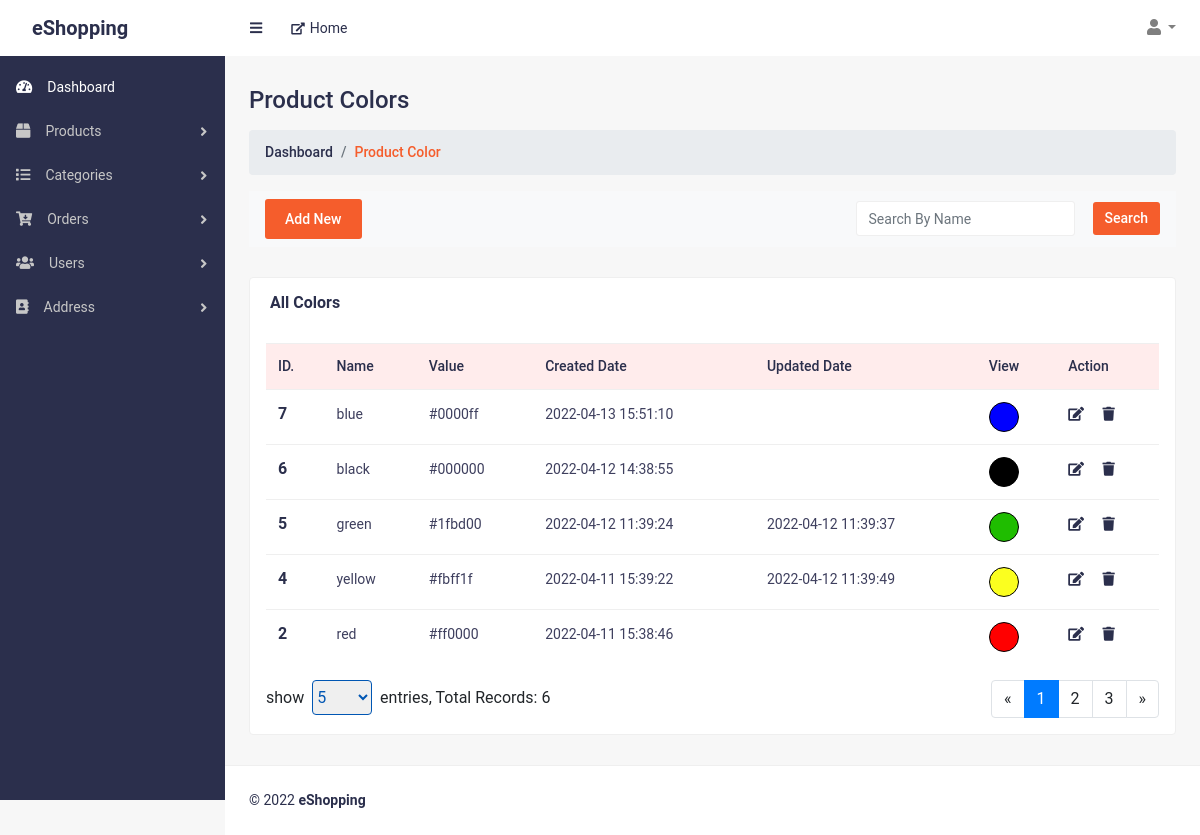
Before: /product_color.php (signed in) with the older database file.
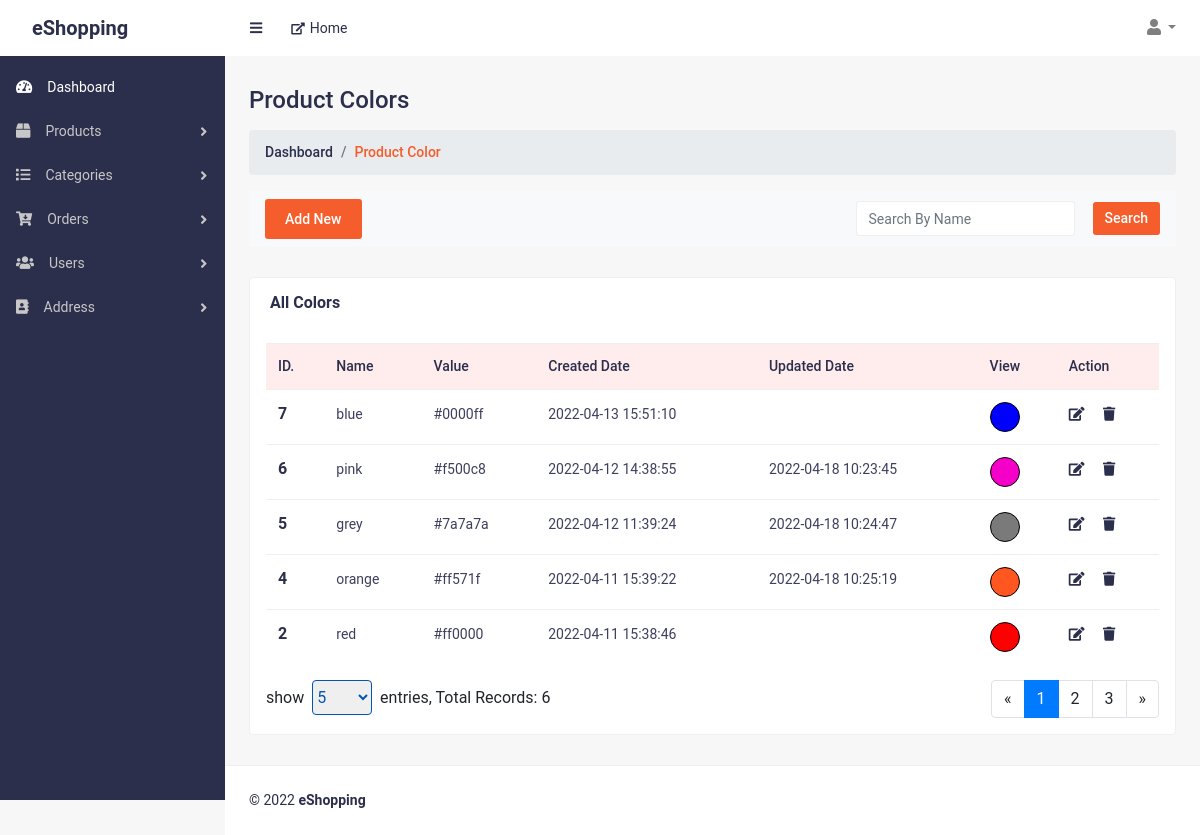
After: the same page with the newer database file.
### tables this page shows
CREATE TABLE `productcolor` (
  `id` int(11) NOT NULL,
  `colorName` varchar(50) NOT NULL,
  `colorCode` varchar(50) NOT NULL,
  `modifiedDate` datetime DEFAULT NULL,
  `createdDate` datetime DEFAULT NULL,
  `status` tinyint(2) NOT NULL DEFAULT 0
);

### handler/dbHandler.php (called while the page is built, shortened)
<?php
class DBConnection
{
    private $hostname = "localhost";
    private $username = "root";
    private $password = "";
    private $database = "eshopping";
    private $conn;
    function __construct()
    {
        $this->conn = new mysqli($this->hostname, $this->username, $this->password, $this->database);
    }
    function getConnection()
    {
        return $this->conn;
    }
}

### handler/productHandler.php (called while the page is built, shortened)
<?php
require_once("dbHandler.php");
class ProductHandler extends DBConnection
{
    function getColors($search, $page, $show)
    {
        $search_ = ($search == '') ? 1 : "colorName LIKE '%" . $search . "%'";
        $sql = "SELECT * FROM productcolor WHERE $search_ AND status=0 ORDER BY id DESC LIMIT $page, $show";
        $result = $this->getConnection()->query($sql);
        $records = [];
        if ($result->num_rows > 0) {
            while ($row = $result->fetch_assoc()) {
                array_push($records, $row);
            }
        } else {
            $records = [];
        }
        return $records;
    }
}

### product_color.php (the view, shortened to what the rows shown need)
<?php
require("./handler/productHandler.php");
$obj = new ProductHandler();
$currntPage = 1;
$showRecords = 5;
$search = '';
$colors = $obj->getColors($search, (($currntPage - 1) * $showRecords), $showRecords);
?>
<!DOCTYPE html>
<html lang="en">
<head>
    <link href="css/styles.css" rel="stylesheet">
    <link href="css/admin-style.css" rel="stylesheet">
    <link href="vendor/bootstrap/css/bootstrap.min.css" rel="stylesheet">
    <link href="vendor/fontawesome-free/css/all.min.css" rel="stylesheet">
</head>
<body class="sb-nav-fixed">
    <div id="layoutSidenav">
        <div id="layoutSidenav_content">
            <main>
                <div class="container-fluid">
                    <h2 class="mt-30 page-title">Product Colors</h2>
                    <div class="row justify-content-between">
                        <div class="col-lg-12 col-md-12">
                            <div class="card card-static-2 mt-30 mb-30">
                                <div class="card-body-table px-3">
                                    <div class="table-responsive">
                                        <table class="table ucp-table table-hover">
                                            <thead>
                                                <tr>
                                                    <th>ID.</th>
                                                    <th>Name</th>
                                                    <th>Value</th>
                                                    <th>Created Date</th>
                                                    <th>Updated Date</th>
                                                    <th>View</th>
                                                    <th>Action</th>
                                                </tr>
                                            </thead>
                                            <tbody>
                                                <?php
                                                if (count($colors) > 0) {
                                                    foreach ($colors as $color) {
                                                ?>
                                                        <tr>
                                                            <th><?= $color["id"] ?></th>
                                                            <td><?= $color["colorName"] ?></td>
                                                            <td><?= $color["colorCode"] ?></td>
                                                            <td><?= $color["createdDate"] ?></td>
                                                            <td><?= $color["modifiedDate"] ?></td>
                                                            <td>
                                                                <div class="colorview" style="background-color: <?= $color["colorCode"] ?>;"></div>
                                                            </td>
                                                            <td class="action-btns">
                                                                <a href="add_color.php?edit=<?= $color["id"] ?>" style="cursor: pointer;" class="edit-btn"><i class="fas fa-edit"></i></a>&nbsp;
                                                                <a href="./handler/requestHandler.php?dColor=<?= $color["id"] ?>" style="cursor: pointer;" class="edit-btn deleteRow"><i class="fas fa-trash"></i></a>
                                                            </td>
                                                        </tr>
                                                <?php
                                                    }
                                                } else {
                                                    echo "<tr><td colspan=6>No Record Found!!</td></tr>";
                                                }
                                                ?>
                                            </tbody>
                                        </table>
                                    </div>
                                </div>
                            </div>
                        </div>
                    </div>
                </div>
            </main>
        </div>
    </div>
</body>
</html>

Changed rows visible on the page:
changed productcolor id 6: colorName "black" → "pink"; colorCode "#000000" → "#f500c8"; modifiedDate (not shown) → "2022-04-18 10:23:45"
changed productcolor id 5: colorName "green" → "grey"; colorCode "#1fbd00" → "#7a7a7a"; modifiedDate "2022-04-12 11:39:37" → "2022-04-18 10:24:47"
changed productcolor id 4: colorName "yellow" → "orange"; colorCode "#fbff1f" → "#ff571f"; modifiedDate "2022-04-12 11:39:49" → "2022-04-18 10:25:19"
